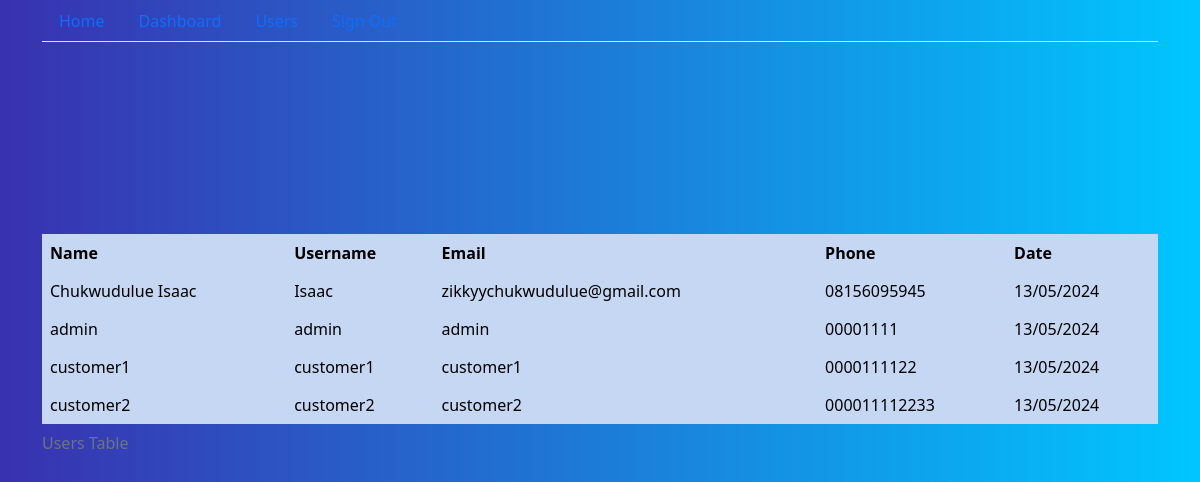
/admin/users.php, run on the app's committed database.
### tables this page shows
CREATE TABLE IF NOT EXISTS `users` (
  `id` int NOT NULL AUTO_INCREMENT,
  `name` varchar(255) NOT NULL,
  `username` varchar(255) NOT NULL,
  `email` varchar(255) NOT NULL,
  `password` varchar(255) NOT NULL,
  `phone` varchar(255) NOT NULL,
  `unique_id` varchar(255) NOT NULL,
  `date` varchar(255) NOT NULL,
  `position` varchar(255) NOT NULL,
  PRIMARY KEY (`id`)
);

### admin/users.php (the view, shortened to what this page needs)
<?php
require_once('head.php');
?>
<div class="con"></div>
<div class="container">
    <div class="table-responsive">
        <table class="table table-striped
        table-hover
        table-borderless
        table-primary
        align-middle">
            <thead class="table-light">
                <caption>Users Table</caption>
                <tr>
                    <th>Name</th>
                    <th>Username</th>
                    <th>Email</th>
                    <th>Phone</th>
                    <th>Date</th>
                </tr>
                </thead>
                <tbody class="table-group-divider">
                    <?php
                    $sql = "SELECT * FROM users";
                    $result = mysqli_query($conn,$sql);
                    while($row = mysqli_fetch_assoc($result)){
                        $name = $row["name"];
                        $username = $row["username"];
                        $email = $row["email"];
                        $phone = $row["phone"];
                        $date = $row["date"];
                        echo '<tr class="table-primary" >';
                            echo "<td scope='row'>$name</td>";
                            echo "<td scope='row'>$username</td>";
                            echo "<td scope='row'>$email</td>";
                            echo "<td scope='row'>$phone</td>";
                            echo "<td scope='row'>$date</td>";
                        echo '<tr>';
                    }
                    ?>
                </tbody>
        </table>
    </div>
</div>

### admin/users.php (style rules this page uses)
.con { padding: 6rem; }

### data on the page
users: name "Chukwudulue Isaac", username "Isaac", email "zikkyychukwudulue@gmail.com", phone "08156095945", date "13/05/2024"
users: name "admin", username "admin", email "admin", phone "00001111", date "13/05/2024"
users: name "customer1", username "customer1", email "customer1", phone "0000111122", date "13/05/2024"
users: name "customer2", username "customer2", email "customer2", phone "000011112233", date "13/05/2024"
